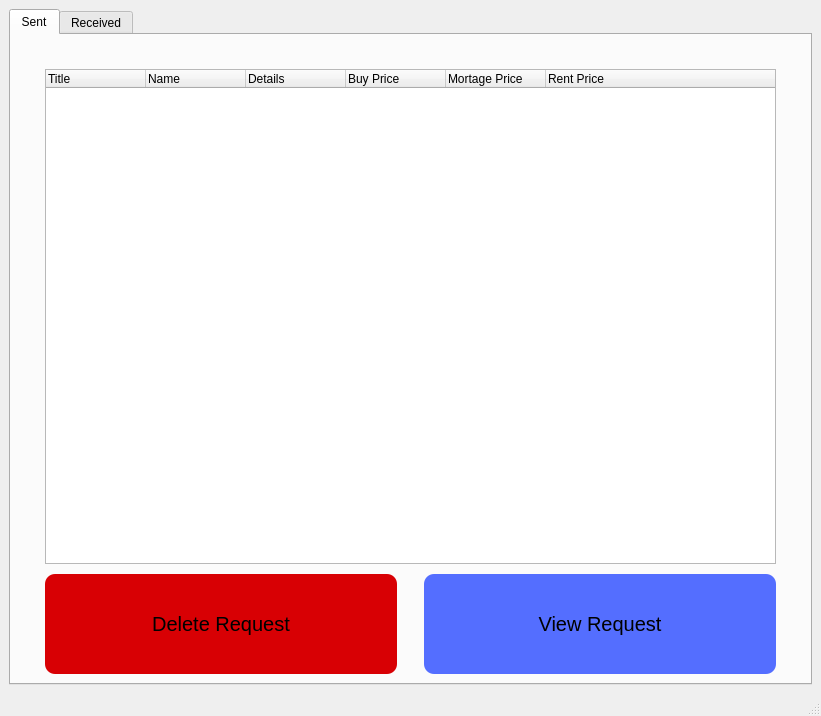
<?xml version="1.0" encoding="UTF-8"?>
<ui version="4.0">
 <class>MainWindow</class>
 <widget class="QMainWindow" name="MainWindow">
  <property name="geometry">
   <rect>
    <x>0</x>
    <y>0</y>
    <width>821</width>
    <height>716</height>
   </rect>
  </property>
  <property name="windowTitle">
   <string>My Requests - SOAS</string>
  </property>
  <property name="windowIcon">
   <iconset>
    <normaloff>icon.png</normaloff>icon.png</iconset>
  </property>
  <widget class="QWidget" name="centralwidget">
   <layout class="QVBoxLayout" name="verticalLayout_4">
    <item>
     <widget class="QTabWidget" name="tabWidget">
      <property name="currentIndex">
       <number>0</number>
      </property>
      <widget class="QWidget" name="SentTab">
       <attribute name="title">
        <string>Sent</string>
       </attribute>
       <layout class="QVBoxLayout" name="verticalLayout_6">
        <item>
         <layout class="QVBoxLayout" name="verticalLayout_2">
          <property name="spacing">
           <number>10</number>
          </property>
          <property name="leftMargin">
           <number>25</number>
          </property>
          <property name="topMargin">
           <number>25</number>
          </property>
          <property name="rightMargin">
           <number>25</number>
          </property>
          <property name="bottomMargin">
           <number>0</number>
          </property>
          <item>
           <widget class="QTreeWidget" name="SentRequests">
            <property name="sizePolicy">
             <sizepolicy hsizetype="Expanding" vsizetype="Expanding">
              <horstretch>0</horstretch>
              <verstretch>0</verstretch>
             </sizepolicy>
            </property>
            <property name="maximumSize">
             <size>
              <width>16777215</width>
              <height>16777215</height>
             </size>
            </property>
            <column>
             <property name="text">
              <string>Title</string>
             </property>
            </column>
            <column>
             <property name="text">
              <string>Name</string>
             </property>
            </column>
            <column>
             <property name="text">
              <string>Details</string>
             </property>
            </column>
            <column>
             <property name="text">
              <string>Buy Price</string>
             </property>
            </column>
            <column>
             <property name="text">
              <string>Mortage Price</string>
             </property>
            </column>
            <column>
             <property name="text">
              <string>Rent Price</string>
             </property>
            </column>
           </widget>
          </item>
          <item>
           <layout class="QHBoxLayout" name="horizontalLayout_2">
            <property name="spacing">
             <number>27</number>
            </property>
            <item>
             <widget class="QPushButton" name="DeleteSentRequestBtn">
              <property name="sizePolicy">
               <sizepolicy hsizetype="Minimum" vsizetype="Expanding">
                <horstretch>0</horstretch>
                <verstretch>0</verstretch>
               </sizepolicy>
              </property>
              <property name="maximumSize">
               <size>
                <width>16777215</width>
                <height>100</height>
               </size>
              </property>
              <property name="font">
               <font>
                <pointsize>15</pointsize>
               </font>
              </property>
              <property name="styleSheet">
               <string notr="true">background-color: rgb(216, 0, 4);
border-radius: 10px;
padding: 0px 5px;</string>
              </property>
              <property name="text">
               <string>Delete Request</string>
              </property>
             </widget>
            </item>
            <item>
             <widget class="QPushButton" name="ViewSentRequestBtn">
              <property name="sizePolicy">
               <sizepolicy hsizetype="Minimum" vsizetype="Expanding">
                <horstretch>0</horstretch>
                <verstretch>0</verstretch>
               </sizepolicy>
              </property>
              <property name="maximumSize">
               <size>
                <width>16777215</width>
                <height>100</height>
               </size>
              </property>
              <property name="sizeIncrement">
               <size>
                <width>0</width>
                <height>0</height>
               </size>
              </property>
              <property name="font">
               <font>
                <pointsize>15</pointsize>
               </font>
              </property>
              <property name="styleSheet">
               <string notr="true">background-color: rgb(84, 110, 255);
border-radius: 10px;
padding: 0px 5px;</string>
              </property>
              <property name="text">
               <string>View Request</string>
              </property>
             </widget>
            </item>
           </layout>
          </item>
         </layout>
        </item>
       </layout>
      </widget>
      <widget class="QWidget" name="ReceivedTab">
       <attribute name="title">
        <string>Received</string>
       </attribute>
       <layout class="QVBoxLayout" name="verticalLayout_5">
        <item>
         <layout class="QVBoxLayout" name="verticalLayout">
          <property name="spacing">
           <number>10</number>
          </property>
          <property name="leftMargin">
           <number>25</number>
          </property>
          <property name="topMargin">
           <number>25</number>
          </property>
          <property name="rightMargin">
           <number>25</number>
          </property>
          <property name="bottomMargin">
           <number>0</number>
          </property>
          <item>
           <widget class="QTreeWidget" name="ReceivedRequests">
            <property name="sizePolicy">
             <sizepolicy hsizetype="Expanding" vsizetype="Expanding">
              <horstretch>0</horstretch>
              <verstretch>0</verstretch>
             </sizepolicy>
            </property>
            <property name="maximumSize">
             <size>
              <width>16777215</width>
              <height>16777215</height>
             </size>
            </property>
            <column>
             <property name="text">
              <string>Title</string>
             </property>
            </column>
            <column>
             <property name="text">
              <string>Name</string>
             </property>
            </column>
            <column>
             <property name="text">
              <string>Details</string>
             </property>
            </column>
            <column>
             <property name="text">
              <string>Buy Price</string>
             </property>
            </column>
            <column>
             <property name="text">
              <string>Mortage Price</string>
             </property>
            </column>
            <column>
             <property name="text">
              <string>Rent Price</string>
             </property>
            </column>
           </widget>
          </item>
          <item>
           <layout class="QHBoxLayout" name="horizontalLayout">
            <property name="spacing">
             <number>27</number>
            </property>
            <item>
             <widget class="QPushButton" name="DeclineReceivedRequestBtn">
              <property name="sizePolicy">
               <sizepolicy hsizetype="Minimum" vsizetype="Expanding">
                <horstretch>0</horstretch>
                <verstretch>0</verstretch>
               </sizepolicy>
              </property>
              <property name="maximumSize">
               <size>
                <width>16777215</width>
                <height>100</height>
               </size>
              </property>
              <property name="font">
               <font>
                <pointsize>15</pointsize>
               </font>
              </property>
              <property name="styleSheet">
               <string notr="true">background-color: rgb(216, 0, 4);
border-radius: 10px;
padding: 0px 5px;</string>
              </property>
              <property name="text">
               <string>Decline Request</string>
              </property>
             </widget>
            </item>
            <item>
             <widget class="QPushButton" name="ViewReceivedRequestBtn">
              <property name="sizePolicy">
               <sizepolicy hsizetype="Minimum" vsizetype="Expanding">
                <horstretch>0</horstretch>
                <verstretch>0</verstretch>
               </sizepolicy>
              </property>
              <property name="maximumSize">
               <size>
                <width>16777215</width>
                <height>100</height>
               </size>
              </property>
              <property name="sizeIncrement">
               <size>
                <width>0</width>
                <height>0</height>
               </size>
              </property>
              <property name="font">
               <font>
                <pointsize>15</pointsize>
               </font>
              </property>
              <property name="styleSheet">
               <string notr="true">background-color: rgb(84, 110, 255);
border-radius: 10px;
padding: 0px 5px;</string>
              </property>
              <property name="text">
               <string>View Request</string>
              </property>
             </widget>
            </item>
            <item>
             <widget class="QPushButton" name="AcceptReceivedRequestBtn">
              <property name="sizePolicy">
               <sizepolicy hsizetype="Minimum" vsizetype="Expanding">
                <horstretch>0</horstretch>
                <verstretch>0</verstretch>
               </sizepolicy>
              </property>
              <property name="maximumSize">
               <size>
                <width>16777215</width>
                <height>100</height>
               </size>
              </property>
              <property name="font">
               <font>
                <pointsize>15</pointsize>
               </font>
              </property>
              <property name="styleSheet">
               <string notr="true">background-color: rgb(5, 163, 55);
border-radius: 10px;
padding: 0px 5px;</string>
              </property>
              <property name="text">
               <string>Accept Request</string>
              </property>
             </widget>
            </item>
           </layout>
          </item>
         </layout>
        </item>
       </layout>
      </widget>
     </widget>
    </item>
   </layout>
  </widget>
  <widget class="QMenuBar" name="menubar">
   <property name="geometry">
    <rect>
     <x>0</x>
     <y>0</y>
     <width>821</width>
     <height>30</height>
    </rect>
   </property>
  </widget>
  <widget class="QStatusBar" name="statusbar"/>
 </widget>
 <resources/>
 <connections/>
</ui>
